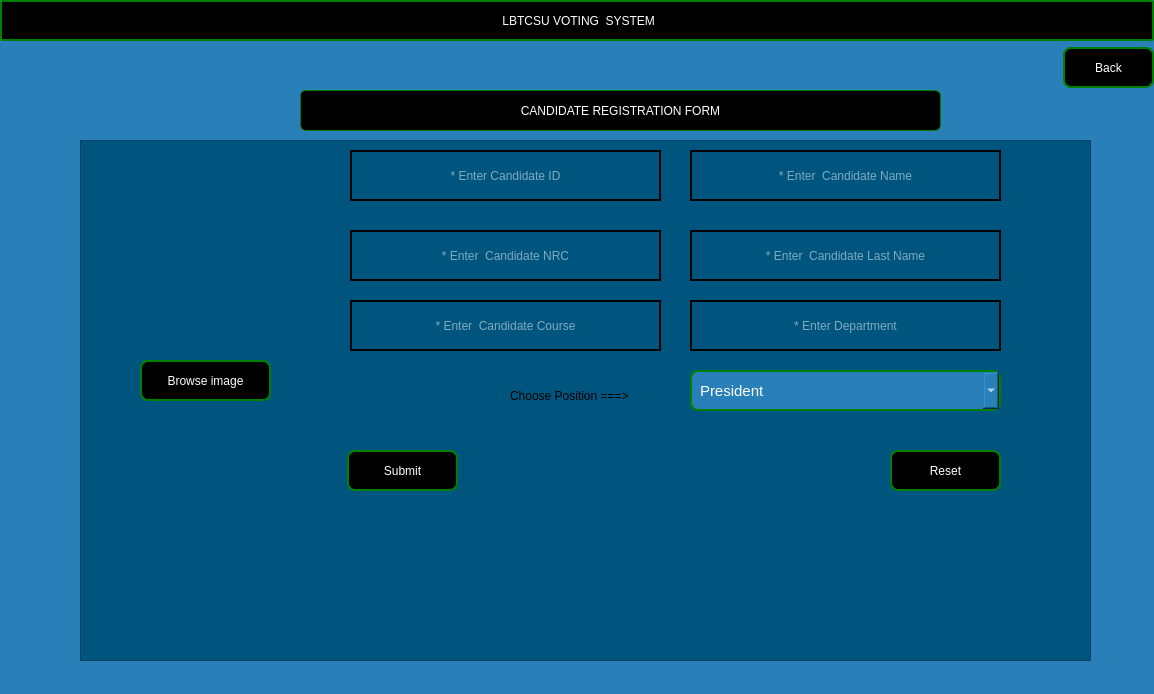
<?xml version="1.0" encoding="UTF-8"?>
<ui version="4.0">
 <class>RegisterCandidate</class>
 <widget class="QDialog" name="RegisterCandidate">
  <property name="geometry">
   <rect>
    <x>0</x>
    <y>0</y>
    <width>1154</width>
    <height>694</height>
   </rect>
  </property>
  <property name="windowTitle">
   <string>Dialog</string>
  </property>
  <property name="styleSheet">
   <string notr="true">background-color: #2980b9;</string>
  </property>
  <widget class="QFrame" name="frame">
   <property name="geometry">
    <rect>
     <x>80</x>
     <y>140</y>
     <width>1011</width>
     <height>521</height>
    </rect>
   </property>
   <property name="styleSheet">
    <string notr="true">background-color: rgb(0, 85, 127);</string>
   </property>
   <property name="frameShape">
    <enum>QFrame::Shape::StyledPanel</enum>
   </property>
   <property name="frameShadow">
    <enum>QFrame::Shadow::Raised</enum>
   </property>
   <widget class="QLineEdit" name="lineEdit_ID">
    <property name="geometry">
     <rect>
      <x>270</x>
      <y>10</y>
      <width>311</width>
      <height>51</height>
     </rect>
    </property>
    <property name="styleSheet">
     <string notr="true">   
QLineEdit{
                    color: rgb(255, 255, 255);
                    border:2px solid black;
                    border-radius: 0px;
                    padding: 0 8px;
                    
                    
	                font: 700 9pt &quot;Segoe UI&quot;;
                   

}

 </string>
    </property>
    <property name="alignment">
     <set>Qt::AlignmentFlag::AlignCenter</set>
    </property>
    <property name="placeholderText">
     <string>* Enter Candidate ID</string>
    </property>
   </widget>
   <widget class="QLineEdit" name="lineEdit_Fname">
    <property name="geometry">
     <rect>
      <x>610</x>
      <y>10</y>
      <width>311</width>
      <height>51</height>
     </rect>
    </property>
    <property name="styleSheet">
     <string notr="true">   
QLineEdit{
                    color: rgb(255, 255, 255);
                    border:2px solid black;
                    border-radius: 0px;
                    padding: 0 8px;
                    
                    
	                font: 700 9pt &quot;Segoe UI&quot;;
                   

}

 </string>
    </property>
    <property name="alignment">
     <set>Qt::AlignmentFlag::AlignCenter</set>
    </property>
    <property name="placeholderText">
     <string>* Enter  Candidate Name</string>
    </property>
   </widget>
   <widget class="QLineEdit" name="lineEdit_Course">
    <property name="geometry">
     <rect>
      <x>270</x>
      <y>160</y>
      <width>311</width>
      <height>51</height>
     </rect>
    </property>
    <property name="styleSheet">
     <string notr="true">   
QLineEdit{
                    color: rgb(255, 255, 255);
                    border:2px solid black;
                    border-radius: 0px;
                    padding: 0 8px;
                    
                    
	                font: 700 9pt &quot;Segoe UI&quot;;
                   

}

 </string>
    </property>
    <property name="alignment">
     <set>Qt::AlignmentFlag::AlignCenter</set>
    </property>
    <property name="placeholderText">
     <string>* Enter  Candidate Course</string>
    </property>
   </widget>
   <widget class="QLabel" name="image_field">
    <property name="geometry">
     <rect>
      <x>10</x>
      <y>30</y>
      <width>231</width>
      <height>181</height>
     </rect>
    </property>
    <property name="styleSheet">
     <string notr="true">  
 QLabel {
  border:2px solid green;
  border-radius: 10px;
  padding: 8px 8px;
  background: rgb(255, 255, 255);
 
};</string>
    </property>
    <property name="text">
     <string/>
    </property>
   </widget>
   <widget class="QLineEdit" name="lineEdit_Department">
    <property name="geometry">
     <rect>
      <x>610</x>
      <y>160</y>
      <width>311</width>
      <height>51</height>
     </rect>
    </property>
    <property name="styleSheet">
     <string notr="true">   
QLineEdit{
                    color: rgb(255, 255, 255);
                    border:2px solid black;
                    border-radius: 0px;
                    padding: 0 8px;
                    
                    
	                font: 700 9pt &quot;Segoe UI&quot;;
                   

}

 </string>
    </property>
    <property name="alignment">
     <set>Qt::AlignmentFlag::AlignCenter</set>
    </property>
    <property name="placeholderText">
     <string>* Enter Department</string>
    </property>
   </widget>
   <widget class="QPushButton" name="btn_browse_image">
    <property name="geometry">
     <rect>
      <x>60</x>
      <y>220</y>
      <width>131</width>
      <height>41</height>
     </rect>
    </property>
    <property name="styleSheet">
     <string notr="true">    
QPushButton{
                    color: rgb(255, 255, 255);
                    border:2px solid green;
                    border-radius: 8px;
                    padding: 0 8px;
                    background-color: rgb(255, 267, 245);
                    font: 500 11pt ;
                   

}

 </string>
    </property>
    <property name="text">
     <string>Browse image</string>
    </property>
    <property name="icon">
     <iconset theme="QIcon::ThemeIcon::FolderOpen"/>
    </property>
   </widget>
   <widget class="QPushButton" name="btn_submit">
    <property name="geometry">
     <rect>
      <x>267</x>
      <y>310</y>
      <width>111</width>
      <height>41</height>
     </rect>
    </property>
    <property name="styleSheet">
     <string notr="true">   
QPushButton{
                    color: rgb(255, 255, 255);
                    border:2px solid green;
                    border-radius: 8px;
                    padding: 0 8px;
                    background-color: rgb(255, 267, 245);
                    font: 500 11pt ;
                   

}

 </string>
    </property>
    <property name="text">
     <string>Submit</string>
    </property>
    <property name="icon">
     <iconset theme="QIcon::ThemeIcon::DocumentSave"/>
    </property>
   </widget>
   <widget class="QPushButton" name="btn_Reset_Lecturer_2">
    <property name="geometry">
     <rect>
      <x>810</x>
      <y>310</y>
      <width>111</width>
      <height>41</height>
     </rect>
    </property>
    <property name="styleSheet">
     <string notr="true">   
QPushButton{
                    color: rgb(255, 255, 255);
                    border:2px solid green;
                    border-radius: 8px;
                    padding: 0 8px;
                    background-color: rgb(255, 267, 245);
                    font: 500 11pt ;
                   

}

 </string>
    </property>
    <property name="text">
     <string>Reset</string>
    </property>
    <property name="icon">
     <iconset theme="QIcon::ThemeIcon::ViewRestore"/>
    </property>
   </widget>
   <widget class="QLineEdit" name="lineEdit_LastName">
    <property name="geometry">
     <rect>
      <x>610</x>
      <y>90</y>
      <width>311</width>
      <height>51</height>
     </rect>
    </property>
    <property name="styleSheet">
     <string notr="true">   
QLineEdit{
                    color: rgb(255, 255, 255);
                    border:2px solid black;
                    border-radius: 0px;
                    padding: 0 8px;
                    
                    
	                font: 700 9pt &quot;Segoe UI&quot;;
                   

}

 </string>
    </property>
    <property name="alignment">
     <set>Qt::AlignmentFlag::AlignCenter</set>
    </property>
    <property name="placeholderText">
     <string>* Enter  Candidate Last Name</string>
    </property>
   </widget>
   <widget class="QLineEdit" name="lineEdit_NRC">
    <property name="geometry">
     <rect>
      <x>270</x>
      <y>90</y>
      <width>311</width>
      <height>51</height>
     </rect>
    </property>
    <property name="styleSheet">
     <string notr="true">   
QLineEdit{
                    color: rgb(255, 255, 255);
                    border:2px solid black;
                    border-radius: 0px;
                    padding: 0 8px;
                    
                    
	                font: 700 9pt &quot;Segoe UI&quot;;
                   

}

 </string>
    </property>
    <property name="alignment">
     <set>Qt::AlignmentFlag::AlignCenter</set>
    </property>
    <property name="placeholderText">
     <string>* Enter  Candidate NRC</string>
    </property>
   </widget>
   <widget class="QComboBox" name="txtPositionCombo">
    <property name="geometry">
     <rect>
      <x>610</x>
      <y>230</y>
      <width>311</width>
      <height>41</height>
     </rect>
    </property>
    <property name="font">
     <font>
      <pointsize>11</pointsize>
      <italic>false</italic>
      <fontweight>Medium</fontweight>
     </font>
    </property>
    <property name="styleSheet">
     <string notr="true">   
QComboBox{
                    color: rgb(255, 255, 255);
                    border:2px solid green;
                    border-radius: 8px;
                    padding: 0 8px;
                    background-color: #2980b9;
                    font: 500 11pt ;
                   

}

 </string>
    </property>
    <item>
     <property name="text">
      <string>President</string>
     </property>
    </item>
    <item>
     <property name="text">
      <string>Vice President</string>
     </property>
    </item>
    <item>
     <property name="text">
      <string>General Secretary</string>
     </property>
    </item>
    <item>
     <property name="text">
      <string>Sports Coordinator</string>
     </property>
    </item>
    <item>
     <property name="text">
      <string>Entertainment Coordinator</string>
     </property>
    </item>
    <item>
     <property name="text">
      <string>Finance Coordinator</string>
     </property>
    </item>
   </widget>
   <widget class="QLabel" name="label">
    <property name="geometry">
     <rect>
      <x>430</x>
      <y>240</y>
      <width>131</width>
      <height>31</height>
     </rect>
    </property>
    <property name="text">
     <string>Choose Position ===&gt;</string>
    </property>
   </widget>
  </widget>
  <widget class="QPushButton" name="btn_RegisterCandidate_back">
   <property name="geometry">
    <rect>
     <x>1063</x>
     <y>47</y>
     <width>91</width>
     <height>41</height>
    </rect>
   </property>
   <property name="styleSheet">
    <string notr="true">    
QPushButton{
                    color: rgb(255, 255, 255);
                    border:2px solid green;
                    border-radius: 8px;
                    padding: 0 8px;
                    background-color: rgb(255, 267, 245);
                    font: 500 11pt ;
                   

}

 </string>
   </property>
   <property name="text">
    <string>Back</string>
   </property>
   <property name="icon">
    <iconset theme="QIcon::ThemeIcon::GoHome"/>
   </property>
  </widget>
  <widget class="QPushButton" name="StudentRegistration_2">
   <property name="geometry">
    <rect>
     <x>300</x>
     <y>90</y>
     <width>641</width>
     <height>41</height>
    </rect>
   </property>
   <property name="styleSheet">
    <string notr="true">     
QPushButton{
                    color: rgb(255, 255, 255);
                    border:1px solid green;
                    border-radius: 6px;
                    padding: 0 8px;
                    background-color: rgb(255, 267, 245);
                    font: 500 11pt ;
                   

}

 </string>
   </property>
   <property name="text">
    <string>CANDIDATE REGISTRATION FORM</string>
   </property>
  </widget>
  <widget class="QPushButton" name="pushButton">
   <property name="geometry">
    <rect>
     <x>0</x>
     <y>0</y>
     <width>1154</width>
     <height>41</height>
    </rect>
   </property>
   <property name="styleSheet">
    <string notr="true">    
QPushButton{
                    color: rgb(255, 255, 255);
                    border:2px solid green;
                    border-radius: 1px;
                    padding: 0 8px;
                    background-color: rgb(255, 267, 245);
                    font: 500 11pt ;
                   

}

 </string>
   </property>
   <property name="text">
    <string> LBTCSU VOTING  SYSTEM</string>
   </property>
  </widget>
 </widget>
 <resources/>
 <connections/>
</ui>
